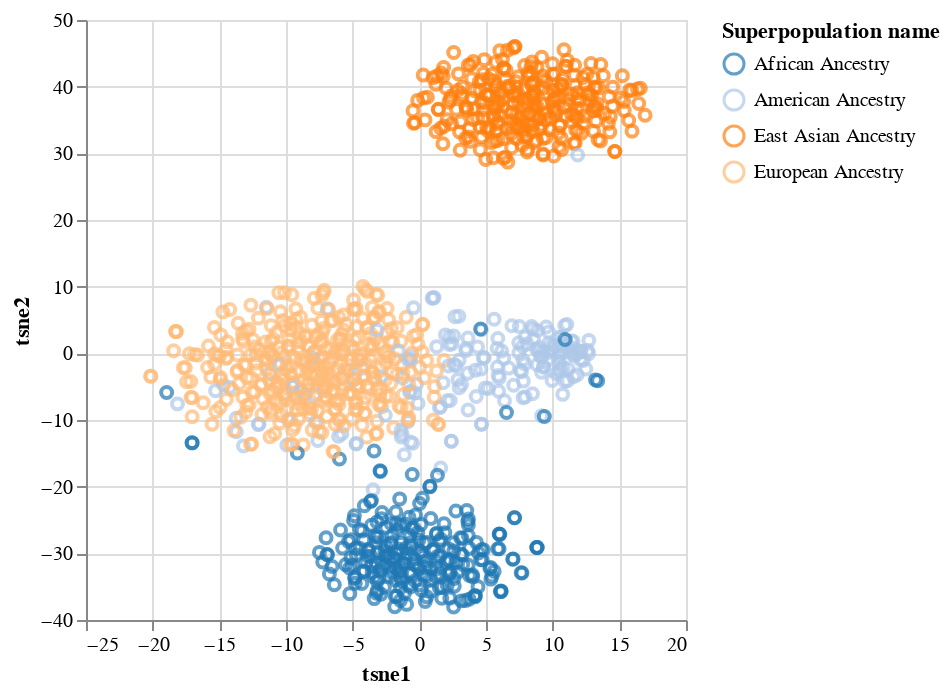

The notebook cell this image was saved under:
### Markdown cell above
## Let's try tSNE instead to try to catch for any non-linear effects:
### By Superpopulation

### Code cell
alt.Chart(df_plot).mark_point().encode(
    x='tsne1',
    y='tsne2',
    color=alt.Color('Superpopulation name', scale=alt.Scale(scheme='category20'))
)

### Figure 1 — Vega-Lite specification as saved in the notebook (floating-point values rounded to 4 significant figures; data arrays with more than 128 entries replaced by an {"elided": "..."} marker saying what was removed)
{"config": {"view": {"continuousWidth": 300, "continuousHeight": 300}}, "data": {"name": "data-742e5f6311119166cd082d416fc80ba0"}, "mark": {"type": "point"}, "encoding": {"color": {"field": "Superpopulation name", "scale": {"scheme": "category20"}, "type": "nominal"}, "x": {"field": "tsne1", "type": "quantitative"}, "y": {"field": "tsne2", "type": "quantitative"}}, "$schema": "https://vega.github.io/schema/vega-lite/v5.8.0.json", "datasets": {"data-742e5f6311119166cd082d416fc80ba0": {"elided": "1092 records"}}}
